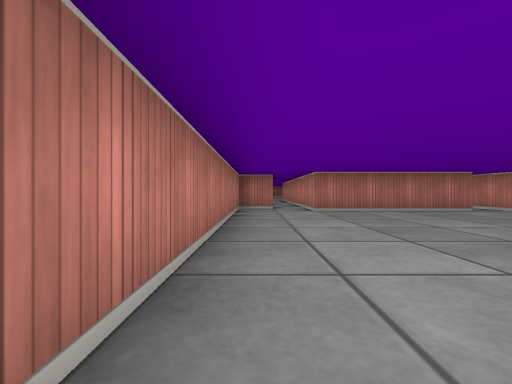
View 1 (above)

14 first-person views from a walk through a cub3D maze. The camera is about half as high as the walls, looks level and sees 90° across. The floor is counted in squares. Each view is taken from the middle of a square. On the plan, view 1 faces up. The plan holds only what a view shows up to about 9 squares ahead; the rest is blank.

View 2
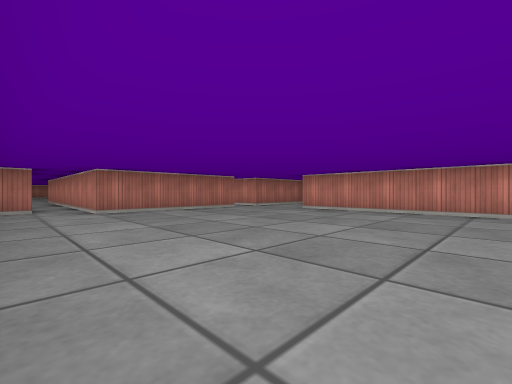

View 3
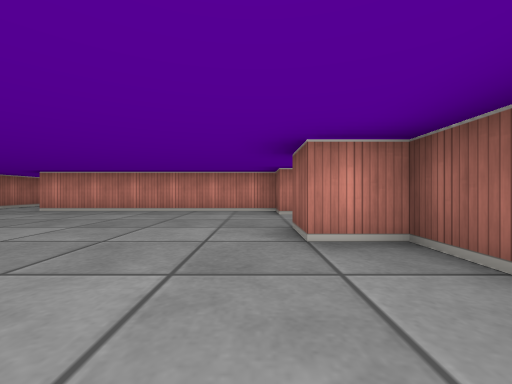

View 4
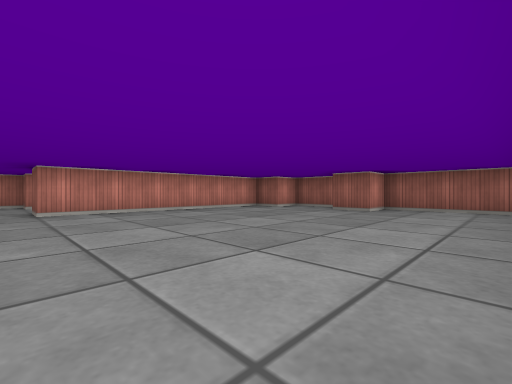

View 5
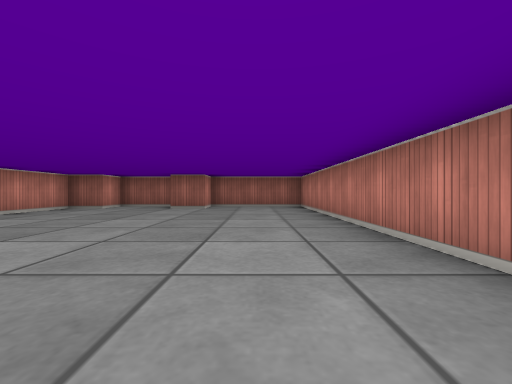

View 6
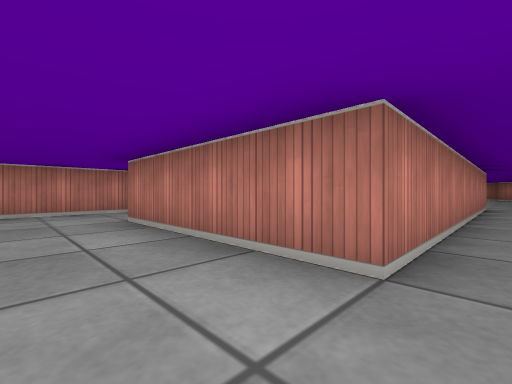

View 7
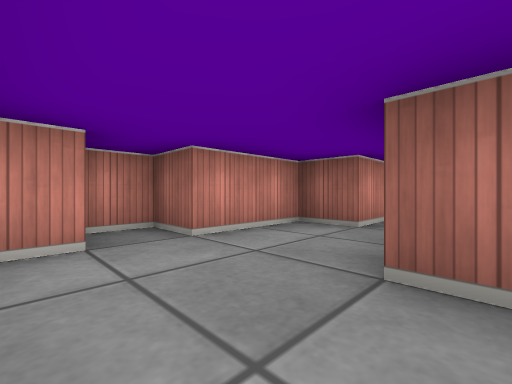

View 8
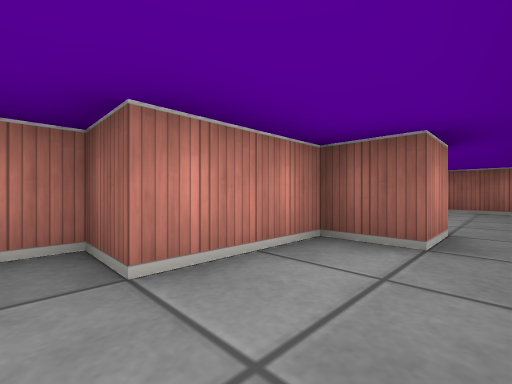

View 9
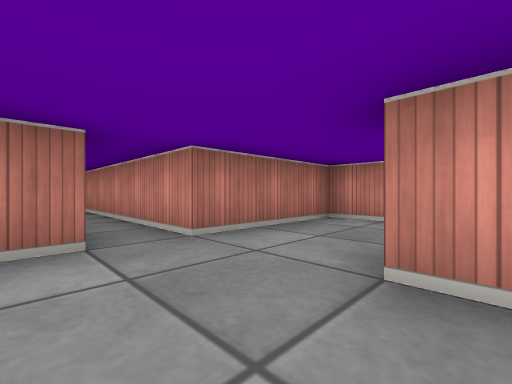

View 10
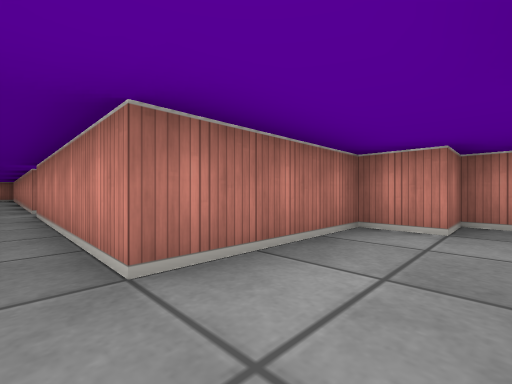

View 11
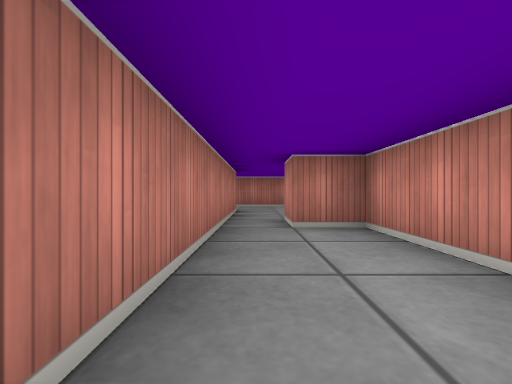

View 12
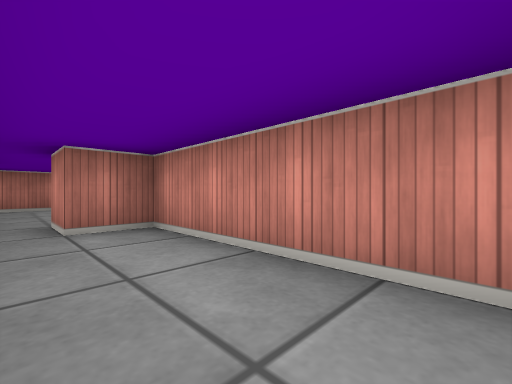

View 13
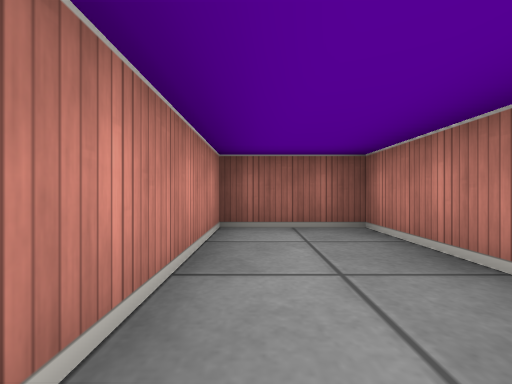

View 14
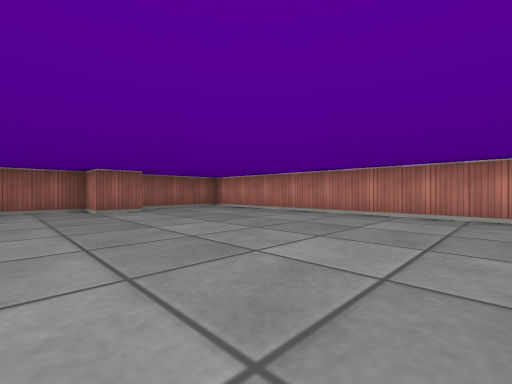

### Floor plan
Points are (right, up) in squares from view 1. A wall is a line through its corners. A room is listed if a view was taken in it or the views show most of it. See-through windows are left out.
Room 1 (views 1, 2, 3, 4, 5, 6, 9, 10, 14)
walls: (6.5, 6.5) (6.5, 11.5); (0.5, 7.5) (-0.5, 7.5) (-0.5, -2.5) (2.5, -2.5) (2.5, -1.5) (3.5, -1.5) (3.5, -2.5) (5.5, -2.5) (5.5, -1.5) (6.5, -1.5) (6.5, 4.5); (5.5, 12.5) (5.5, 6.5) (1.5, 6.5) (1.5, 7.5)
ways out: opening at (7, 5.5) to room 2; opening at (1, 8); opening at (6, 13.5)
Room 2 (views 7, 8)
walls: (6.5, 4.5) (7.5, 4.5) (7.5, 1.5); (8.5, 1.5) (8.5, 2.5) (9.5, 2.5) (9.5, 4.5) (10.5, 4.5) (10.5, 5.5) (9.5, 5.5) (9.5, 6.5) (6.5, 6.5)
ways out: opening at (7, 5.5) to room 1; opening at (8, 2) to room 3
Room 3 (views 11, 12, 13)
walls: (7.5, 1.5) (7.5, -2.5) (9.5, -2.5) (9.5, 1.5) (8.5, 1.5)
ways out: opening at (8, 2) to room 2

Positions as (right, up) in squares from view 1, and headings:
1: (0, 0), facing up
2: (0, 0), facing up-right
3: (0, -1), facing right
4: (0, 5), facing down-right
5: (1, 6), facing down
6: (6, 5), facing up-left
7: (7, 6), facing down-right
8: (8, 5), facing down-right
9: (5, 4), facing up-right
10: (6, 5), facing up-right
11: (8, -2), facing up
12: (8, -2), facing up-right
13: (9, 1), facing down
14: (5, 5), facing down-left
